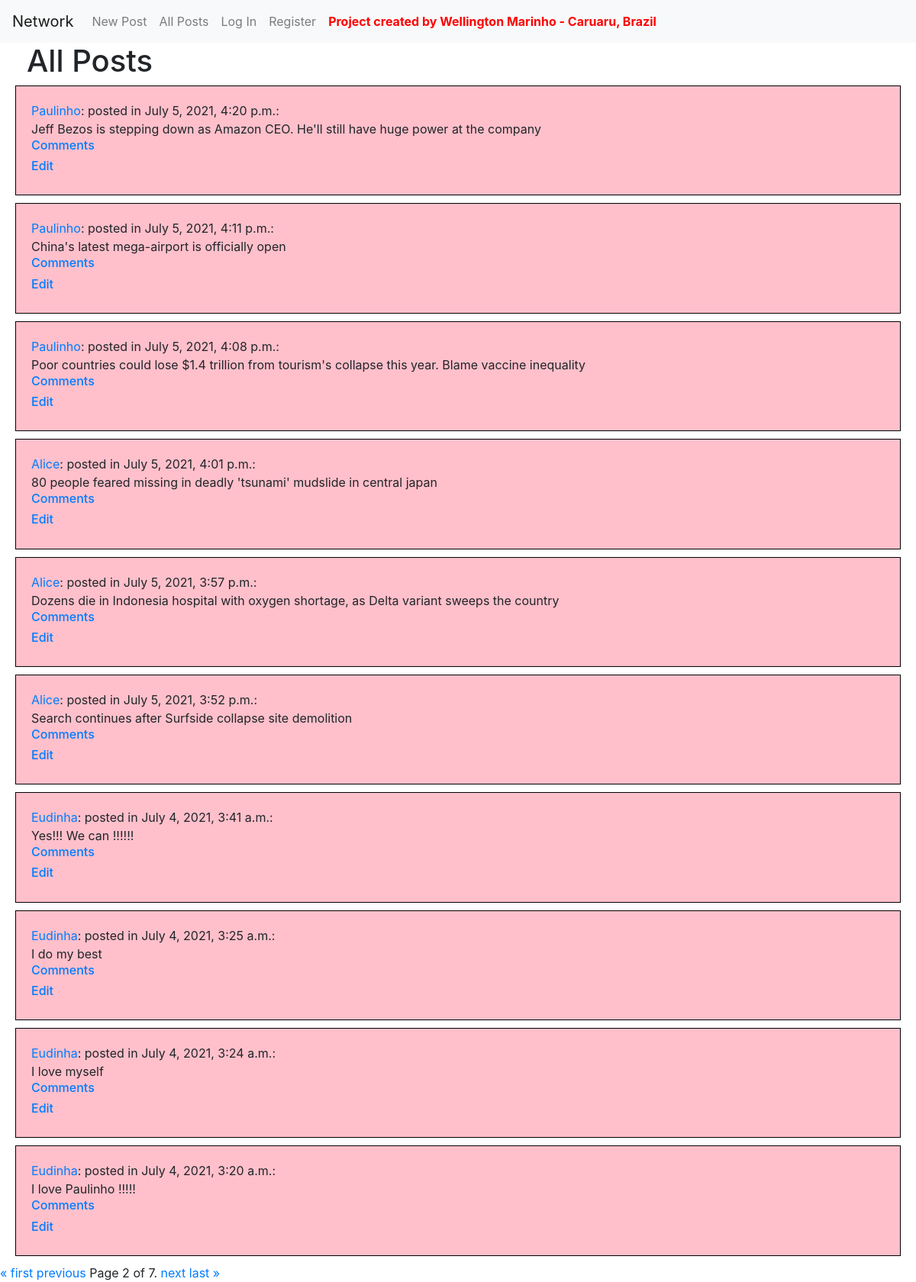
The page /all_posts?page=2 on the database its author committed.
### network/models.py (models this page shows, shortened)
class Post(models.Model):
    content = models.CharField(max_length=264)
    time_of_creation = models.DateTimeField(default=timezone.now)
    creator = models.ForeignKey(User, on_delete=models.CASCADE, related_name="posts")
    now = datetime.now()

class User(AbstractUser):
    pass

### network/views.py (the view)
# urls.py: path("all_posts", views.all_posts, name="all_posts"),
def all_posts(request):
    post_list = Post.objects.all()
    post_list = post_list.order_by("-time_of_creation").all()
    paginator = Paginator(post_list, 10) # Show 10 contacts per page.
    page_number = request.GET.get('page', 1)
    page_obj = paginator.get_page(page_number)
    return render(request, 'network/all_posts.html', {'page_obj': page_obj})

### network/templates/network/all_posts.html (shortened to what this page needs)
{% extends "network/layout.html" %}
{% block body %}
        <h1 style="margin-left: 35px;">All Posts</h1>
        {% for post in page_obj %}
            <div class="well">
              <a href="{% url 'profile' post.creator.id %}">{{ post.creator }}</a>: posted in {{ post.time_of_creation }}: <br> {{ post.content }} <br>
              <h6><a href="{% url 'comment' post.id %}">Comments</a></h6>
              <h6><a href="{% url 'edit' post.id %}">Edit</a></h6>
            </div>
        {% endfor %}
        <div class="pagination">
            <span class="step-links">
                {% if page_obj.has_previous %}
                    <a href="?page=1">&laquo; first</a>
                    <a href="?page={{ page_obj.previous_page_number }}">previous</a>
                {% endif %}
                <span class="current">
                    Page {{ page_obj.number }} of {{ page_obj.paginator.num_pages }}.
                </span>
                {% if page_obj.has_next %}
                    <a href="?page={{ page_obj.next_page_number }}">next</a>
                    <a href="?page={{ page_obj.paginator.num_pages }}">last &raquo;</a>
                {% endif %}
            </span>
        </div>
{% endblock %}

### network/templates/network/layout.html (style rules this page uses)
.well { background-color: pink; border: 1px solid black; padding: 20px; margin-bottom: 10px; margin-left: 20px; margin-right: 20px; }

### rows shown on the page
Post: creator "Paulinho", time_of_creation "July 5, 2021, 4:20 p.m.", content "Jeff Bezos is stepping down as Amazon CEO. He'll still have huge power at the company"
Post: creator "Paulinho", time_of_creation "July 5, 2021, 4:11 p.m.", content "China's latest mega-airport is officially open"
Post: creator "Paulinho", time_of_creation "July 5, 2021, 4:08 p.m.", content "Poor countries could lose $1.4 trillion from tourism's collapse this year. Blame vaccine inequality"
Post: creator "Alice", time_of_creation "July 5, 2021, 4:01 p.m.", content "80 people feared missing in deadly 'tsunami' mudslide in central japan"
Post: creator "Alice", time_of_creation "July 5, 2021, 3:57 p.m.", content "Dozens die in Indonesia hospital with oxygen shortage, as Delta variant sweeps the country"
Post: creator "Alice", time_of_creation "July 5, 2021, 3:52 p.m.", content "Search continues after Surfside collapse site demolition"
Post: creator "Eudinha", time_of_creation "July 4, 2021, 3:41 a.m.", content "Yes!!! We can !!!!!!"
Post: creator "Eudinha", time_of_creation "July 4, 2021, 3:25 a.m.", content "I do my best"
Post: creator "Eudinha", time_of_creation "July 4, 2021, 3:24 a.m.", content "I love myself"
Post: creator "Eudinha", time_of_creation "July 4, 2021, 3:20 a.m.", content "I love Paulinho !!!!!"

### other values the page prints
{{ page_obj.number }} "2"
{{ page_obj.paginator.num_pages }} "7"
